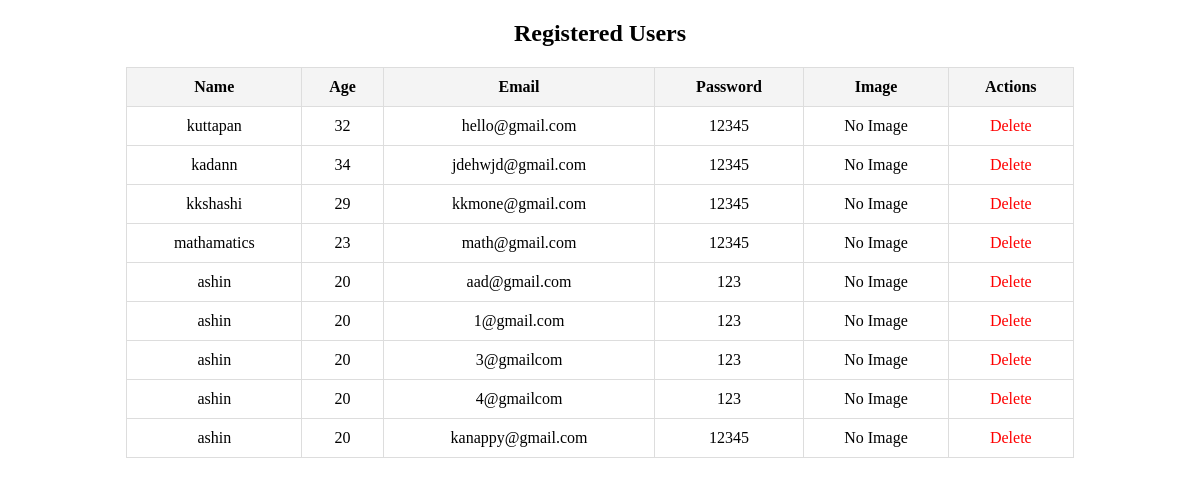
Screenshot of /registor_list/ with the database file from the repository.
### newapp/models.py (models this page shows)
class Register(models.Model):
    name=models.CharField(max_length=100)
    age=models.IntegerField()
    email=models.EmailField(unique=True)
    password=models.CharField(max_length=100)
    image=models.FileField(upload_to='image',null=True,blank=True)

### newapp/views.py (the view)
# urls.py: path('registor_list/', views.registor_list, name='registor_list'),
def registor_list(request):
    registor=models.Register.objects.all()
    return render(request, 'registor_list.html', {'Register': registor})

### newapp/templates/registor_list.html (shortened to what this page needs)
<!DOCTYPE html>
<html>
<head>
</head>
<body>
    <h2 style="text-align: center;">Registered Users</h2>
    <table>
        <thead>
            <tr>
                <th>Name</th>
                <th>Age</th>
                <th>Email</th>
                <th>Password</th>
                <th>Image</th>
                <th>Actions</th>
            </tr>
        </thead>
        <tbody>
            {% for user in Register %}
                <tr>
                    <td>{{ user.name }}</td>
                    <td>{{ user.age }}</td>
                    <td>{{ user.email }}</td>
                    <td>{{ user.password }}</td>
                    <td>
                        {% if user.image %}
                            <img src="{{ user.image.url }}" alt="User Image">
                        {% else %}
                            No Image
                        {% endif %}
                    </td>
                    <td>
                        <a class="delete-link" href="{% url 'delete_registor' user.id %}">Delete</a>
                    </td>
                </tr>
            {% endfor %}
        </tbody>
    </table>
</body>
</html>

### newapp/templates/registor_list.html (style rules this page uses)
table { width: 80%; margin: 20px auto; border-collapse: collapse; }
th, td { padding: 10px; border: 1px solid #ddd; text-align: center; }
th { background-color: #f4f4f4; }
.delete-link { color: red; text-decoration: none; }

### rows the page displays
Register: name "kuttapan", age "32", email "hello@gmail.com", password "12345", image "No Image"
Register: name "kadann", age "34", email "jdehwjd@gmail.com", password "12345", image "No Image"
Register: name "kkshashi", age "29", email "kkmone@gmail.com", password "12345", image "No Image"
Register: name "mathamatics", age "23", email "math@gmail.com", password "12345", image "No Image"
Register: name "ashin", age "20", email "aad@gmail.com", password "123", image "No Image"
Register: name "ashin", age "20", email "1@gmail.com", password "123", image "No Image"
Register: name "ashin", age "20", email "3@gmailcom", password "123", image "No Image"
Register: name "ashin", age "20", email "4@gmailcom", password "123", image "No Image"
Register: name "ashin", age "20", email "kanappy@gmail.com", password "12345", image "No Image"
